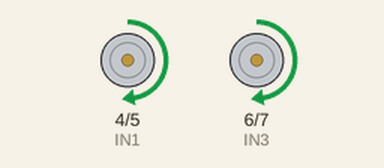
The sketch below on a simulated Arduino Uno, built with avr-gcc and run on an emulated ATmega328P. Parts: motor-driver pin pairs drawn as motors (green arrow = first pin HIGH = forward, orange = second pin HIGH = backward, longer = more drive, scaled by the enable pin). What the sketch prints to the serial monitor is not drawn.

Above: at 1.0 s.
At 3.0 s:
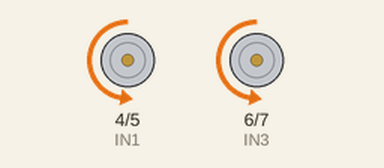
At 5.0 s:
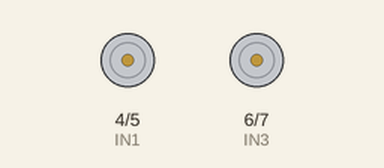
Timing chart, 0 to 7.8 s (numbered marks = the images above):
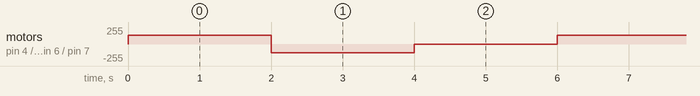

Measured:
- by itself, motor on pin 4 (IN1) / pin 5 (IN2), motor on pin 6 (IN3) / pin 7 (IN4): repeats every 6.0 s: backward 128/255 2.0 s, stopped 2.0 s, forward 128/255 2.0 s

The sketch:

aula12.ino
```cpp
// VARIÁVEIS HABILITAR MOTORES
int ENA = 9;
int ENB = 10;

// VARIÁVEIS ENTRADA DOS MOTORES
int IN1 = 4;
int IN2 = 5;
int IN3 = 6;
int IN4 = 7;

// CONFIGURAÇÃO
void setup()
{
    // DEFINIÇÃO DO MODO DE PINO MOTORES
    pinMode(ENA, OUTPUT);
    pinMode(ENB, OUTPUT);

    pinMode(IN1, OUTPUT);
    pinMode(IN2, OUTPUT);
    pinMode(IN3, OUTPUT);
    pinMode(IN4, OUTPUT);

    // INICIALIZAÇÃO DO ROBÔ
    Serial.begin(9600);
    Serial.println("ROBÔ INICIADO!");
}

// EXECUÇÃO
void loop()
{
    // ROTINA DE MOVIMENTO DO ROBÔ
    MotoresFrente();
    delay(2000);
    MotoresTras();
    delay(2000);
    MotoresParar();
    delay(2000);
}

// FUNÇÃO ROBÔ IR PARA FRENTE
void MotoresFrente()
{
    analogWrite(ENA, 128);
    digitalWrite(IN1, HIGH);
    digitalWrite(IN2, LOW);

    analogWrite(ENB, 128);
    digitalWrite(IN3, HIGH);
    digitalWrite(IN4, LOW);
}

// FUNÇÃO ROBÔ IR PARA TRÁS
void MotoresTras()
{
    analogWrite(ENA, 128);
    digitalWrite(IN1, LOW);
    digitalWrite(IN2, HIGH);

    analogWrite(ENB, 128);
    digitalWrite(IN3, LOW);
    digitalWrite(IN4, HIGH);
}

// FUNÇÃO ROBÔ GIRAR PARA ESQUERDA
void MotoresEsquerda()
{
    analogWrite(ENA, 128);
    digitalWrite(IN1, LOW);
    digitalWrite(IN2, LOW);

    analogWrite(ENB, 128);
    digitalWrite(IN3, HIGH);
    digitalWrite(IN4, LOW);
}

// FUNÇÃO ROBÔ GIRAR PARA DIREITA
void MotoresDireita()
{
    analogWrite(ENA, 128);
    digitalWrite(IN1, HIGH);
    digitalWrite(IN2, LOW);

    analogWrite(ENB, 128);
    digitalWrite(IN3, LOW);
    digitalWrite(IN4, LOW);
}

// FUNÇÃO ROBÔ PARAR
void MotoresParar()
{
    analogWrite(ENA, 0);
    digitalWrite(IN1, LOW);
    digitalWrite(IN2, LOW);

    analogWrite(ENB, 0);
    digitalWrite(IN3, LOW);
    digitalWrite(IN4, LOW);
}
```
